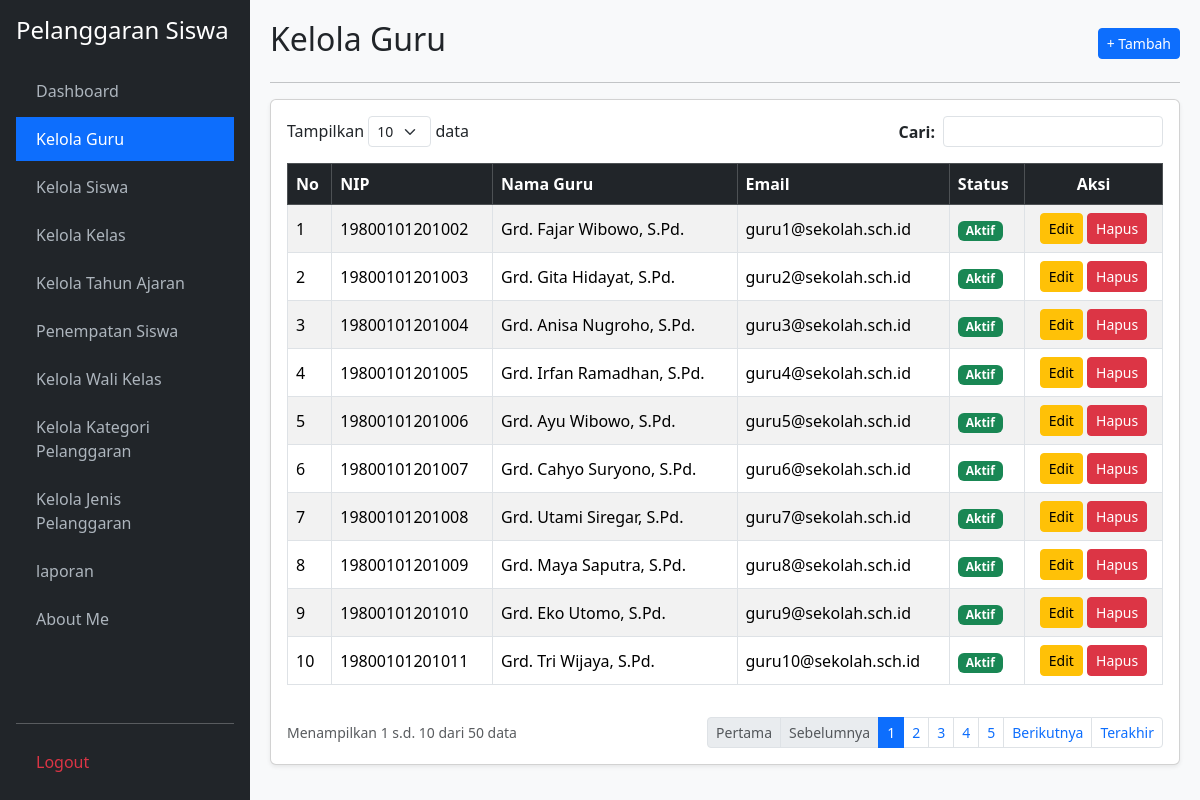
The app's page /kelola_guru.php (signed in), older data.
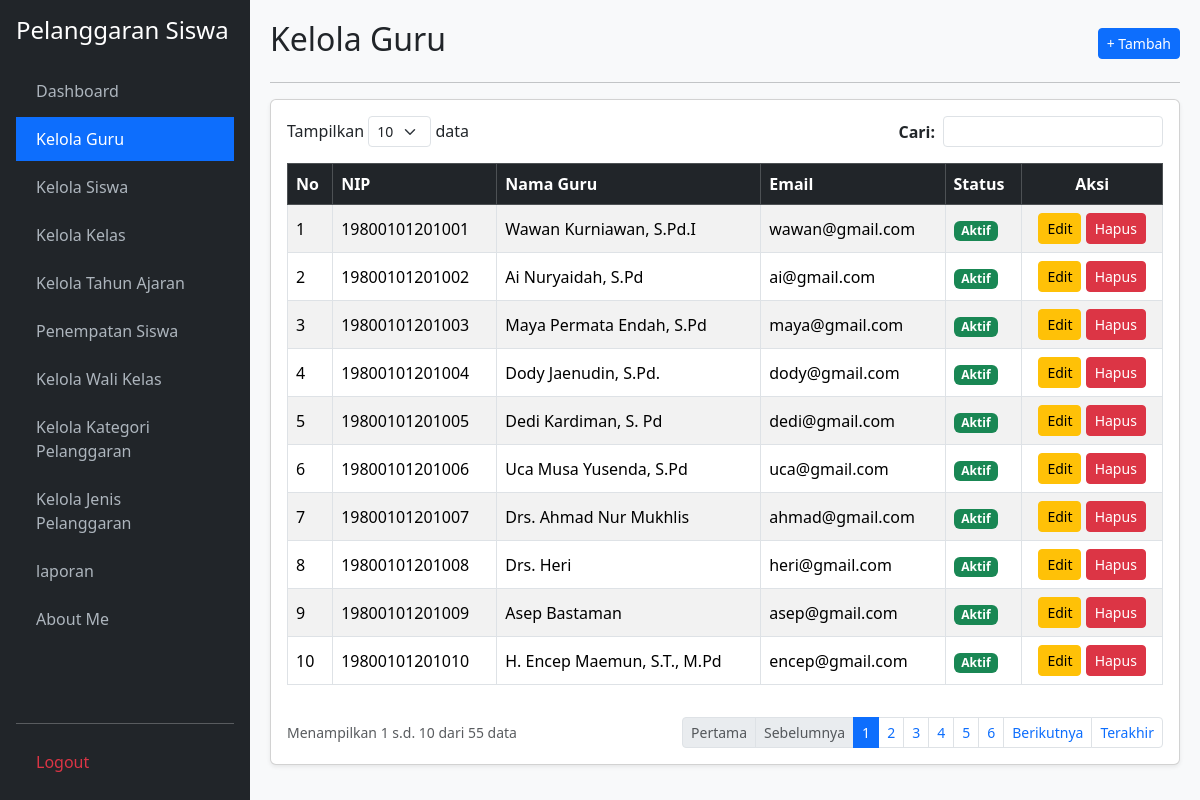
The same page, newer data.
### tables this page shows
CREATE TABLE `t_guru` (
  `id` int(11) NOT NULL,
  `nip` varchar(30) DEFAULT NULL,
  `nama` varchar(150) NOT NULL,
  `email` varchar(150) DEFAULT NULL,
  `status_aktif` tinyint(1) DEFAULT 1,
  `user_id` int(11) DEFAULT NULL,
  `created_at` timestamp NULL DEFAULT NULL,
  `updated_at` timestamp NULL DEFAULT NULL
);

### kelola_guru.php (the view, shortened to what this page needs)
<?php
require_once 'koneksi.php';
$aksi = $_GET['aksi'] ?? '';
$edit_id = $_GET['edit'] ?? '';
$edit = $edit_id ? mysqli_fetch_assoc(mysqli_query($koneksi, "SELECT * FROM t_guru WHERE id='$edit_id'")) : null;
$limit = 10;
$h = max(1, (int)($_GET['halaman'] ?? 1));
$offset = ($h - 1) * $limit;
$cari = mysqli_real_escape_string($koneksi, $_GET['cari'] ?? '');
$where = $cari ? "WHERE nip LIKE '%$cari%' OR nama LIKE '%$cari%' OR email LIKE '%$cari%'" : "";
$total = mysqli_num_rows(mysqli_query($koneksi, "SELECT 1 FROM t_guru $where"));
$pages = ceil($total / $limit);
$data = mysqli_query($koneksi, "SELECT * FROM t_guru $where LIMIT $offset, $limit");
$no = $offset + 1;
?>
<!DOCTYPE html>
<html lang="id">
<head>
    <link href="https://cdn.jsdelivr.net/npm/bootstrap@5.3.2/dist/css/bootstrap.min.css" rel="stylesheet">
</head>
<body>
    <div class="sidebar d-flex flex-column p-3">
        <h4 class="text-white mb-4">Pelanggaran Siswa</h4>
        <ul class="nav nav-pills flex-column mb-auto">
            <li class="nav-item mb-1"><a href="dashboard.php">Dashboard</a></li>
            <li class="nav-item mb-1"><a href="kelola_guru.php" class="active" >Kelola Guru</a></li>
            <li class="nav-item mb-1"><a href="kelola_siswa.php">Kelola Siswa</a></li>
            <li class="nav-item mb-1"><a href="kelola_kelas.php">Kelola Kelas</a></li>
            <li class="nav-item mb-1"><a href="kelola_tahun_ajaran.php">Kelola Tahun Ajaran</a></li>
            <li class="nav-item mb-1"><a href="penempatan_siswa.php">Penempatan Siswa</a></li>
            <li class="nav-item mb-1"><a href="kelola_wali_kelas.php">Kelola Wali Kelas</a></li>
            <li class="nav-item mb-1"><a href="kelola_kategori_pelanggaran.php">Kelola Kategori Pelanggaran</a></li>
            <li class="nav-item mb-1"><a href="kelola_jenis_pelanggaran.php">Kelola Jenis Pelanggaran</a></li>
            <li class="nav-item mb-1"><a href="laporan.php">laporan</a></li>
            <li class="nav-item mb-1"><a href="about_me.php">About Me</a></li>
        </ul>
        <hr><a href="logout.php" class="text-danger">Logout</a>
    </div>
    <div class="main-content">
        <?php if ($aksi === 'tambah' || $edit): ?>
            <div class="d-flex justify-content-between align-items-center mb-3">
                <h2><?= $edit ? 'Edit Data Guru' : 'Tambah Data Guru'; ?></h2>
                <a href="kelola_guru.php" class="btn btn-secondary btn-sm">&larr; Kembali</a>
            </div>
            <hr>
            <div class="card shadow-sm"><div class="card-body">
                <form method="POST">
                    <input type="hidden" name="id" value="<?= $edit['id'] ?? ''; ?>">
                    <div class="mb-3">
                        <label class="form-label fw-bold">NIP (Maks. 18 Angka):</label>
                        <input type="text" name="nip" class="form-control" value="<?= htmlspecialchars($edit['nip'] ?? ''); ?>" maxlength="18" required>
                    </div>
                    <div class="mb-3">
                        <label class="form-label fw-bold">Nama Guru:</label>
                        <input type="text" name="nama" class="form-control" value="<?= htmlspecialchars($edit['nama'] ?? ''); ?>" required>
                    </div>
                    <div class="mb-3">
                        <label class="form-label fw-bold">Email:</label>
                        <input type="email" name="email" class="form-control" value="<?= htmlspecialchars($edit['email'] ?? ''); ?>" required>
                    </div>
                    <div class="mb-3">
                        <label class="form-label fw-bold">Password Login:</label>
                        <input type="password" name="password" class="form-control" placeholder="<?= $edit ? 'Kosongkan jika tidak diubah' : 'Masukkan password'; ?>" <?= $edit ? '' : 'required'; ?>>
                    </div>
                    <div class="mb-3">
                        <label class="form-label fw-bold">Konfirmasi Password:</label>
                        <input type="password" name="konfirmasi_password" class="form-control" placeholder="Ulangi password">
                    </div>
                    <div class="mb-3">
                        <label class="form-label fw-bold">Status Aktif:</label>
                        <select name="status_aktif" class="form-control" required>
                            <option value="Aktif" <?= (($edit['status_aktif'] ?? 1) == 1) ? 'selected' : ''; ?>>Aktif</option>
                            <option value="Tidak Aktif" <?= (($edit['status_aktif'] ?? 1) == 0) ? 'selected' : ''; ?>>Tidak Aktif</option>
                        </select>
                    </div>
                    <div class="d-flex justify-content-end">
                        <a href="kelola_guru.php" class="btn btn-secondary me-2">Batal</a>
                        <button type="submit" name="simpan" class="btn btn-primary">Simpan</button>
                    </div>
                </form>
            </div></div>
        <?php else: ?>
            <div class="d-flex justify-content-between align-items-center mb-2">
                <h2>Kelola Guru</h2>
                <a href="?aksi=tambah" class="btn btn-primary btn-sm">+ Tambah</a>
            </div>
            <hr>
            <div class="card shadow-sm"><div class="card-body">
                <div class="row mb-3 justify-content-between">
                    <div class="col-auto">Tampilkan <select class="form-select form-select-sm d-inline-block w-auto"><option>10</option></select> data</div>
                    <div class="col-auto">
                        <form method="GET" class="d-flex align-items-center">
                            <label class="me-2 mb-0 fw-bold">Cari:</label>
                            <input type="text" name="cari" class="form-control form-control-sm" value="<?= htmlspecialchars($cari); ?>">
                        </form>
                    </div>
                </div>
                <div class="table-responsive">
                    <table class="table table-bordered table-striped align-middle">
                        <thead class="table-dark">
                            <tr><th>No</th><th>NIP</th><th>Nama Guru</th><th>Email</th><th>Status</th><th class="text-center">Aksi</th></tr>
                        </thead>
                        <tbody>
                            <?php while($r = mysqli_fetch_assoc($data)): ?>
                            <tr>
                                <td><?= $no++; ?></td>
                                <td><?= htmlspecialchars($r['nip']); ?></td>
                                <td><?= htmlspecialchars($r['nama']); ?></td>
                                <td><?= htmlspecialchars($r['email']); ?></td>
                                <td>
                                    <span class="badge bg-<?= ($r['status_aktif'] == 1) ? 'success' : 'secondary'; ?>">
                                        <?= ($r['status_aktif'] == 1) ? 'Aktif' : 'Tidak Aktif'; ?>
                                    </span>
                                </td>
                                <td class="text-center">
                                    <a href="?edit=<?= $r['id']; ?>" class="btn btn-sm btn-warning">Edit</a>
                                    <a href="?hapus=<?= $r['id']; ?>" class="btn btn-sm btn-danger" onclick="return confirm('Hapus data guru ini?')">Hapus</a>
                                </td>
                            </tr>
                            <?php endwhile; if(!$total): ?>
                            <tr><td colspan="6" class="text-center text-muted">Data guru tidak ditemukan.</td></tr>
                            <?php endif; ?>
                        </tbody>
                    </table>
                </div>
                <div class="d-flex justify-content-between align-items-center mt-3">
                    <small class="text-muted">Menampilkan <?= $total ? $offset + 1 : 0; ?> s.d. <?= min($offset + $limit, $total); ?> dari <?= $total; ?> data</small>
                    <ul class="pagination pagination-sm mb-0">
                        <li class="page-item <?= $h <= 1 ? 'disabled' : ''; ?>"><a class="page-link" href="?halaman=1&cari=<?= $cari; ?>">Pertama</a></li>
                        <li class="page-item <?= $h <= 1 ? 'disabled' : ''; ?>"><a class="page-link" href="?halaman=<?= $h-1; ?>&cari=<?= $cari; ?>">Sebelumnya</a></li>
                        <?php for($i=1; $i<=$pages; $i++): ?>
                            <li class="page-item <?= $h == $i ? 'active' : ''; ?>"><a class="page-link" href="?halaman=<?= $i; ?>&cari=<?= $cari; ?>"><?= $i; ?></a></li>
                        <?php endfor; ?>
                        <li class="page-item <?= $h >= $pages ? 'disabled' : ''; ?>"><a class="page-link" href="?halaman=<?= $h+1; ?>&cari=<?= $cari; ?>">Berikutnya</a></li>
                        <li class="page-item <?= $h >= $pages ? 'disabled' : ''; ?>"><a class="page-link" href="?halaman=<?= $pages; ?>&cari=<?= $cari; ?>">Terakhir</a></li>
                    </ul>
                </div>
            </div></div>
        <?php endif; ?>
    </div>
</body>
</html>

### kelola_guru.php (style rules this page uses)
body { background: #f8f9fa; }
.sidebar { min-height: 100vh; background: #212529; color: #fff; position: fixed; width: 250px; top: 0; left: 0; }
.sidebar a { color: #adb5bd; text-decoration: none; display: block; padding: 10px 20px; }
.sidebar a:hover, .sidebar a.active { color: #fff; background: #0d6efd; }
.main-content { margin-left: 250px; padding: 20px; }

Row changes from the older to the newer data that the page shows:
changed t_guru: nip "19800101201002" → "19800101201001"; nama "Grd. Fajar Wibowo, S.Pd." → "Wawan Kurniawan, S.Pd.I"; email "guru1@sekolah.sch.id" → "wawan@gmail.com"
changed t_guru: nip "19800101201003" → "19800101201002"; nama "Grd. Gita Hidayat, S.Pd." → "Ai Nuryaidah, S.Pd"; email "guru2@sekolah.sch.id" → "ai@gmail.com"
changed t_guru: nip "19800101201004" → "19800101201003"; nama "Grd. Anisa Nugroho, S.Pd." → "Maya Permata Endah, S.Pd"; email "guru3@sekolah.sch.id" → "maya@gmail.com"
changed t_guru: nip "19800101201005" → "19800101201004"; nama "Grd. Irfan Ramadhan, S.Pd." → "Dody Jaenudin, S.Pd."; email "guru4@sekolah.sch.id" → "dody@gmail.com"
changed t_guru: nip "19800101201006" → "19800101201005"; nama "Grd. Ayu Wibowo, S.Pd." → "Dedi Kardiman, S. Pd"; email "guru5@sekolah.sch.id" → "dedi@gmail.com"
changed t_guru: nip "19800101201007" → "19800101201006"; nama "Grd. Cahyo Suryono, S.Pd." → "Uca Musa Yusenda, S.Pd"; email "guru6@sekolah.sch.id" → "uca@gmail.com"
changed t_guru: nip "19800101201008" → "19800101201007"; nama "Grd. Utami Siregar, S.Pd." → "Drs. Ahmad Nur Mukhlis"; email "guru7@sekolah.sch.id" → "ahmad@gmail.com"
changed t_guru: nip "19800101201009" → "19800101201008"; nama "Grd. Maya Saputra, S.Pd." → "Drs. Heri"; email "guru8@sekolah.sch.id" → "heri@gmail.com"
changed t_guru: nip "19800101201010" → "19800101201009"; nama "Grd. Eko Utomo, S.Pd." → "Asep Bastaman"; email "guru9@sekolah.sch.id" → "asep@gmail.com"
changed t_guru: nip "19800101201011" → "19800101201010"; nama "Grd. Tri Wijaya, S.Pd." → "H. Encep Maemun, S.T., M.Pd"; email "guru10@sekolah.sch.id" → "encep@gmail.com"
Text that changed along with them:
$total: "50" → "55"
new list line: "6"
